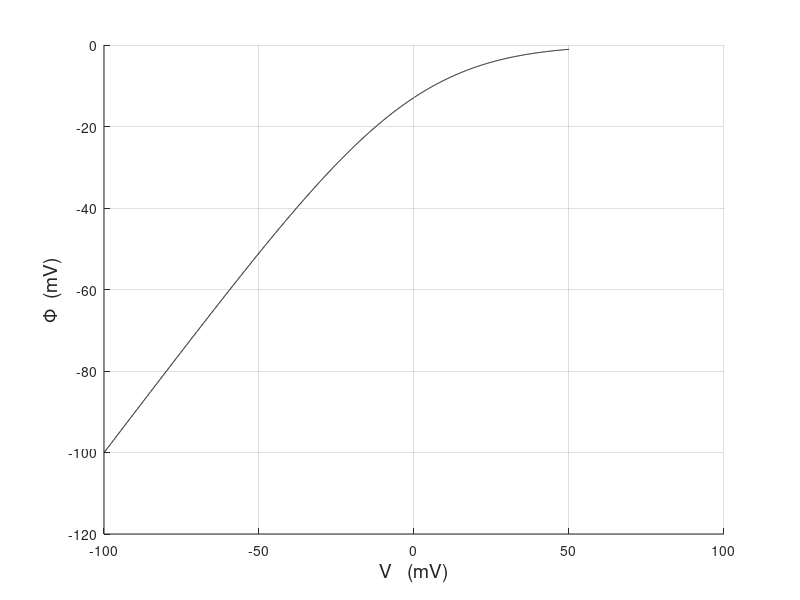

Reproduce this figure in MATLAB.
%
% ghk.m
%
% Gabbiani & Cox, Mathematics for Neuroscientists
%
% plot the driving force Phi
%

V = -100:.1:50;
tmp = exp(2*V/25.8);
u = 5e-5;
Phi = V.*(1-u*tmp)./(1-tmp);
plot(V,Phi,'color','k')
grid
xlabel('V   (mV)','fontsize',14)
ylabel('\Phi  (mV)','fontsize',14)
box off